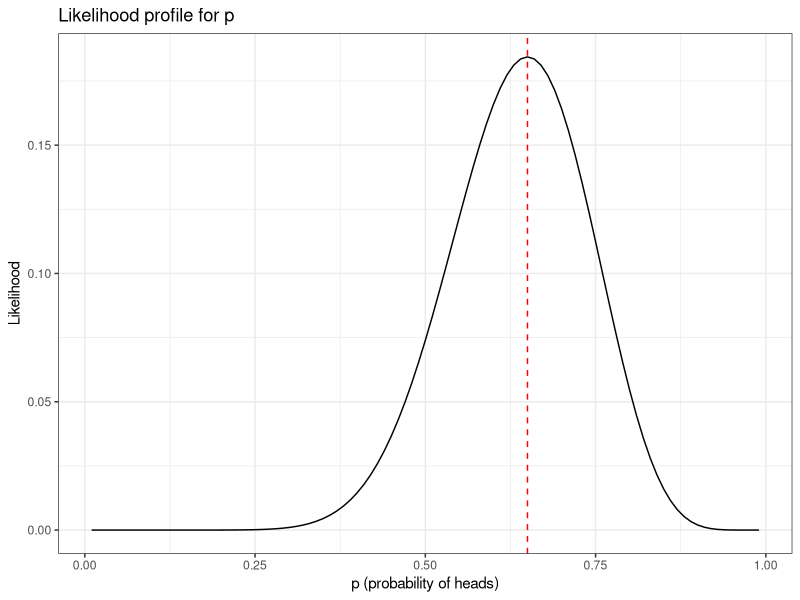
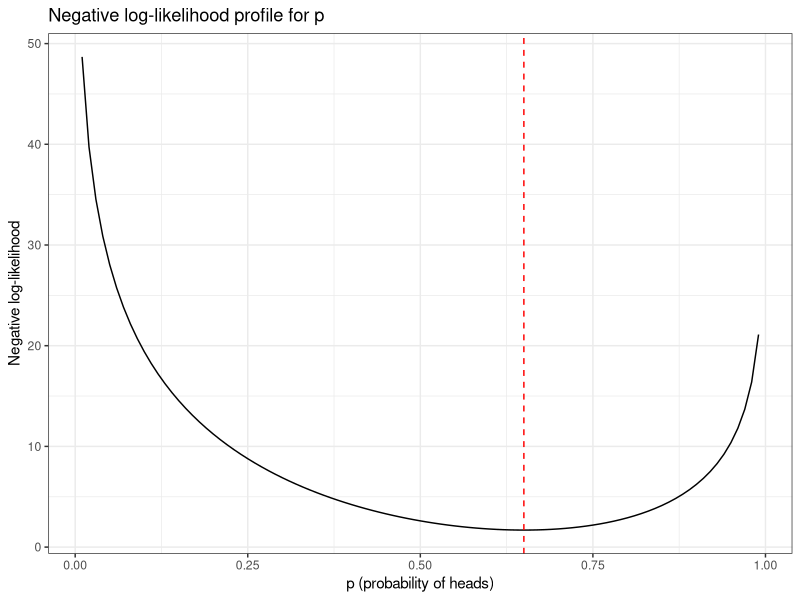
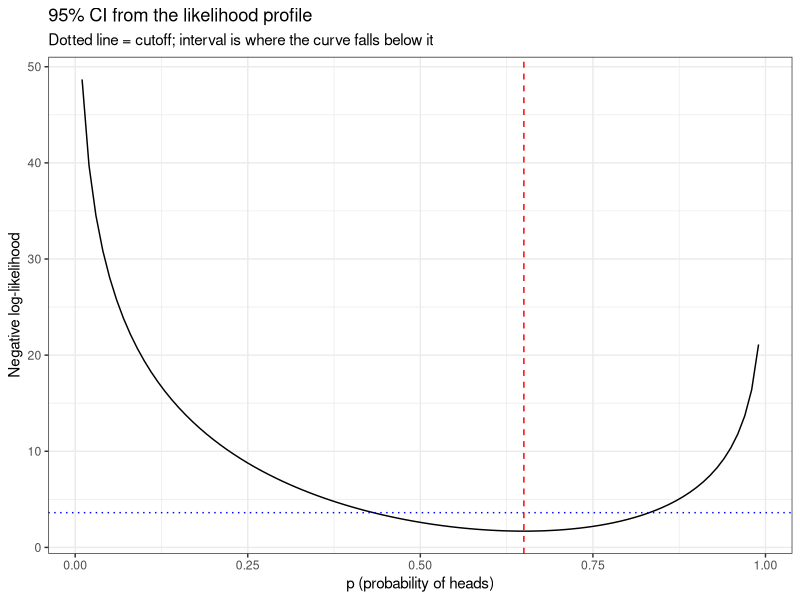

These charts were generated, in order, by the following R code:
## ---- chunk 1
library(tidyverse)
theme_set(theme_bw())
n <- 20
heads <- 13
## ---- chunk 2
# Likelihood of p = 0.5, given the data
dbinom(x = heads, size = n, prob = 0.5)
## ---- chunk 3
p_grid <- tibble(p = seq(0.01, 0.99, by = 0.01)) |>
  mutate(likelihood = dbinom(x = heads, size = n, prob = p))

p_grid |>
  arrange(desc(likelihood)) |>
  slice(1)
## ---- chunk 4
ggplot(p_grid, aes(x = p, y = likelihood)) +
  geom_line() +
  geom_vline(xintercept = heads / n, linetype = "dashed", color = "red") +
  labs(x = "p (probability of heads)",
       y = "Likelihood",
       title = "Likelihood profile for p")
## ---- chunk 5
p_grid <- p_grid |>
  mutate(negLL = -dbinom(x = heads, size = n, prob = p, log = TRUE))

ggplot(p_grid, aes(x = p, y = negLL)) +
  geom_line() +
  geom_vline(xintercept = heads / n, linetype = "dashed", color = "red") +
  labs(x = "p (probability of heads)",
       y = "Negative log-likelihood",
       title = "Negative log-likelihood profile for p")
## ---- chunk 6
binomialNLL <- function(p, k, n) {
  negLL <- -dbinom(x = k, size = n, prob = p, log = TRUE)
  return(negLL)
}

# Check it gives the same answer as before at p = 0.5
binomialNLL(p = c(p = 0.5), k = heads, n = n)
## ---- chunk 7
fit <- optim(par = c(p = 0.5),
             fn = binomialNLL,
             k = heads,
             n = n,
             method = "Brent",
             lower = 0.001,
             upper = 0.999)
fit
## ---- chunk 8
minNLL <- fit$value
cutoff <- minNLL + qchisq(0.95, df = 1) / 2
cutoff
## ---- chunk 9
ci <- p_grid |>
  filter(negLL <= cutoff) |>
  summarise(lower = min(p), upper = max(p))
ci
## ---- chunk 10
ggplot(p_grid, aes(x = p, y = negLL)) +
  geom_line() +
  geom_hline(yintercept = cutoff, linetype = "dotted", color = "blue") +
  geom_vline(xintercept = heads / n, linetype = "dashed", color = "red") +
  labs(x = "p (probability of heads)",
       y = "Negative log-likelihood",
       title = "95% CI from the likelihood profile",
       subtitle = "Dotted line = cutoff; interval is where the curve falls below it")
